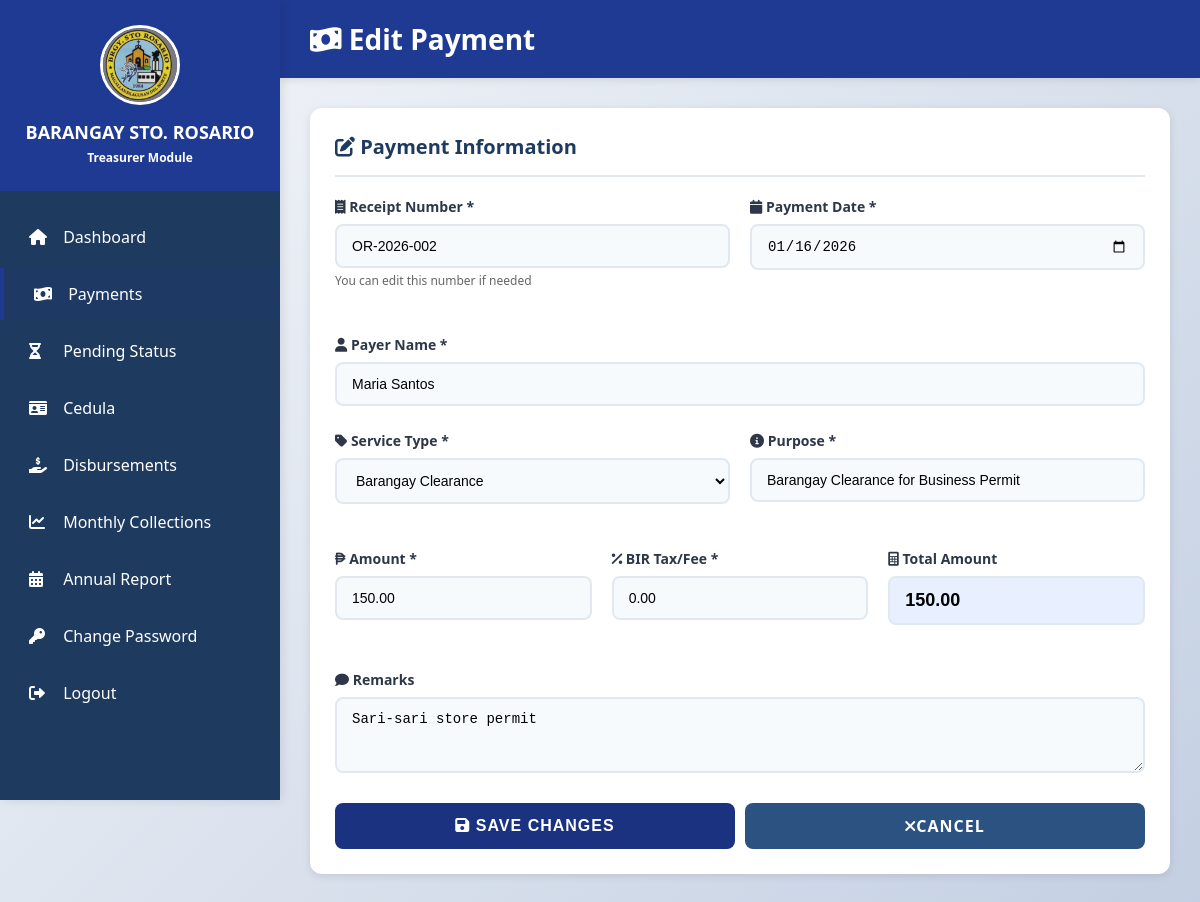
The page /treasurer/payments/edit.php?id=2 (signed in) on the database its author committed.
### tables this page shows
CREATE TABLE IF NOT EXISTS payments (
    id INT AUTO_INCREMENT PRIMARY KEY,
    receipt_no VARCHAR(50) NOT NULL,
    payment_date DATE NOT NULL,
    payer_name VARCHAR(150) NOT NULL,
    service_type VARCHAR(100) NOT NULL,
    purpose VARCHAR(255) NOT NULL,
    operating_services VARCHAR(100),  
    amount DECIMAL(10, 2) NOT NULL,
    bir_tax DECIMAL(10, 2) DEFAULT 0,
    remarks TEXT,
    received_by INT,
    resident_id INT DEFAULT NULL,
    created_at TIMESTAMP DEFAULT CURRENT_TIMESTAMP,
    FOREIGN KEY (received_by) REFERENCES users(id) ON DELETE SET NULL
);

### treasurer/payments/edit.php (the view, shortened to what this page needs)
<?php
include "../../config/database.php";
$paymentId = intval($_GET['id'] ?? 0);
$stmt = $conn->prepare("SELECT * FROM payments WHERE id = ?");
$stmt->bind_param("i", $paymentId);
$stmt->execute();
$result = $stmt->get_result();
$payment = $result->fetch_assoc();
$paymentDate = !empty($payment['payment_date'])
    ? date('Y-m-d', strtotime($payment['payment_date']))
    : date('Y-m-d');
$amountValue = number_format((float) $payment['amount'], 2, '.', '');
$birValue = number_format((float) $payment['bir_tax'], 2, '.', '');
$totalValue = number_format(((float) $payment['amount']) + ((float) $payment['bir_tax']), 2, '.', '');
?>
<!DOCTYPE html>
<html lang="en">
<head>
    <link rel="stylesheet" href="../../assets/css/style.css">
    <link rel="stylesheet" href="https://cdnjs.cloudflare.com/ajax/libs/font-awesome/6.0.0/css/all.min.css">
</head>
<body>
    <div class="dashboard-container">
        <aside class="sidebar">
            <div class="sidebar-header">
                <img src="../../assets/images/logo.jpg" alt="Barangay Logo"
                    style="width: 80px; height: 80px; border-radius: 50%; margin-bottom: 10px; border: 3px solid #ffffff;">
                <h2>BARANGAY STO. ROSARIO</h2>
                <p>Treasurer Module</p>
            </div>
            <ul class="sidebar-menu">
                <li><a href="../dashboard.php"><i class="fas fa-home"></i> Dashboard</a></li>
                <li><a href="list.php" class="active"><i class="fas fa-money-bill-wave"></i> Payments</a></li>
                <li><a href="../pending_payments/list.php"><i class="fas fa-hourglass-half"></i> Pending Status</a></li>
                <li><a href="../cedula/list.php"><i class="fas fa-id-card"></i> Cedula</a></li>
                <li><a href="../disbursement/list.php"><i class="fas fa-hand-holding-usd"></i> Disbursements</a></li>
                <li><a href="../collections/monthly.php"><i class="fas fa-chart-line"></i> Monthly Collections</a></li>
                <li><a href="../collections/annual.php"><i class="fas fa-calendar-alt"></i> Annual Report</a></li>
                <li><a href="../change_password.php"><i class="fas fa-key"></i> Change Password</a></li>
                <li><a href="../../logout.php"><i class="fas fa-sign-out-alt"></i> Logout</a></li>
            </ul>
        </aside>
        <main class="main-content">
            <div class="content-header">
                <h1><i class="fas fa-money-bill-wave"></i> Edit Payment</h1>
            </div>
            <div class="content-body">
                <div class="card">
                    <div class="card-header">
                        <h3><i class="fas fa-pen-to-square"></i> Payment Information</h3>
                    </div>
                    <form method="POST" action="save.php">
                        <div class="form-row">
                            <div class="form-group">
                                <label for="receipt_no"><i class="fas fa-receipt"></i> Receipt Number *</label>
                                <input type="text" id="receipt_no" name="receipt_no"
                                    value="<?= htmlspecialchars($payment['receipt_no']) ?>"
                                    required>
                                <small style="color: #666; font-size: 12px;">You can edit this number if needed</small>
                            </div>
                            <div class="form-group">
                                <label for="payment_date"><i class="fas fa-calendar"></i> Payment Date *</label>
                                <input type="date" id="payment_date" name="payment_date"
                                    value="<?= htmlspecialchars($paymentDate) ?>"
                                    required>
                            </div>
                        </div>
                        <div class="form-group">
                            <label for="payer_name"><i class="fas fa-user"></i> Payer Name *</label>
                            <input type="text" id="payer_name" name="payer_name"
                                value="<?= htmlspecialchars($payment['payer_name']) ?>"
                                required autocomplete="off">
                        </div>
                        <div class="form-row">
                            <div class="form-group">
                                <label for="service_type"><i class="fas fa-tag"></i> Service Type *</label>
                                <select id="service_type" name="service_type" required>
                                    <option value="Barangay Clearance" <?= $payment['service_type'] === 'Barangay Clearance' ? 'selected' : '' ?>>Barangay
                                        Clearance</option>
                                </select>
                            </div>
                            <div class="form-group">
                                <label for="purpose"><i class="fas fa-info-circle"></i> Purpose *</label>
                                <input type="text" id="purpose" name="purpose"
                                    value="<?= htmlspecialchars($payment['purpose']) ?>"
                                    required>
                            </div>
                        </div>
                        <div class="form-row">
                            <div class="form-group">
                                <label for="amount"><i class="fas fa-peso-sign"></i> Amount *</label>
                                <input type="number" id="amount" name="amount" step="0.01" min="0"
                                    value="<?= htmlspecialchars($amountValue) ?>"
                                    required>
                            </div>
                            <div class="form-group">
                                <label for="bir_tax"><i class="fas fa-percent"></i> BIR Tax/Fee *</label>
                                <input type="number" id="bir_tax" name="bir_tax" step="0.01" min="0"
                                    value="<?= htmlspecialchars($birValue) ?>"
                                    required>
                            </div>
                            <div class="form-group">
                                <label for="total"><i class="fas fa-calculator"></i> Total Amount</label>
                                <input type="number" id="total" name="total" step="0.01"
                                    value="<?= htmlspecialchars($totalValue) ?>"
                                    readonly style="font-weight: bold; font-size: 18px; background: #e8f0ff;">
                            </div>
                        </div>
                        <div class="form-group">
                            <label for="remarks"><i class="fas fa-comment"></i> Remarks</label>
                            <textarea id="remarks" name="remarks" rows="3"
                                placeholder="Enter any additional notes or remarks..."><?= htmlspecialchars($payment['remarks'] ?? '') ?></textarea>
                        </div>
                        <div style="display: flex; gap: 10px; margin-top: 25px;">
                            <button type="submit" class="btn btn-primary" style="flex: 1;">
                                <i class="fas fa-save"></i> Save Changes
                            </button>
                            <a href="list.php" class="btn btn-secondary"
                                style="flex: 1; text-align: center; text-decoration: none; display: flex; align-items: center; justify-content: center;">
                                <i class="fas fa-times"></i> Cancel
                            </a>
                        </div>
                    </form>
                </div>
            </div>
        </main>
    </div>
</body>
</html>

### assets/css/style.css (style rules this page uses)
:root { --primary-yellow: #1f3a93; --dark-yellow: #1a3280; --primary-blue: #1e3a5f; --light-blue: #2c5282; --text-dark: #2d3748; --text-light: #4a5568; --white: #ffffff; --gray-light: #f7fafc; --gray-border: #e2e8f0; --success: #48bb78; --danger: #f56565; --warning: #ed8936; }
* { margin: 0; padding: 0; box-sizing: border-box; }
body { font-family: "Segoe UI", Tahoma, Geneva, Verdana, sans-serif; background: linear-gradient(135deg, #f5f7fa 0%, #c3cfe2 100%); min-height: 100vh; color: var(--text-dark); }
.form-group { margin-bottom: 25px; }
.form-group label { display: block; margin-bottom: 8px; color: var(--text-dark); font-weight: 600; font-size: 14px; }
.form-group input, .form-group select, .form-group textarea { width: 100%; padding: 12px 15px; border: 2px solid var(--gray-border); border-radius: 8px; font-size: 14px; transition: all 0.3s ease; background: var(--gray-light); }
.btn { padding: 12px 30px; border: none; border-radius: 8px; font-size: 16px; font-weight: 600; cursor: pointer; transition: all 0.3s ease; text-transform: uppercase; letter-spacing: 1px; }
.btn-primary { background: var(--dark-yellow); color: var(--white); width: 100%; }
.btn-secondary { background: var(--light-blue); color: var(--white); }
.dashboard-container { min-height: 100vh; display: flex; }
.sidebar { width: 280px; background: var(--primary-blue); padding: 0; box-shadow: 2px 0 10px rgba(0, 0, 0, 0.1); position: fixed; height: 100vh; overflow-y: auto; }
.sidebar-header { background: var(--primary-yellow); padding: 25px 20px; text-align: center; }
.sidebar-header h2 { color: var(--white); font-size: 18px; font-weight: 700; margin-bottom: 5px; }
.sidebar-header p { color: var(--white); font-size: 12px; font-weight: 600; }
.sidebar-menu { list-style: none; padding: 20px 0; }
.sidebar-menu li { margin-bottom: 5px; }
.sidebar-menu a { display: block; padding: 15px 25px; color: var(--white); text-decoration: none; transition: all 0.3s ease; border-left: 4px solid transparent; }
.sidebar-menu a:hover, .sidebar-menu a.active { background: rgba(31, 58, 147, 0.1); border-left-color: var(--primary-yellow); padding-left: 30px; }
.sidebar-menu a i { margin-right: 10px; width: 20px; }
.main-content { margin-left: 280px; flex: 1; padding: 0; }
.content-header { background: var(--primary-yellow); padding: 20px 30px; box-shadow: 0 2px 8px rgba(0, 0, 0, 0.1); }
.content-header h1 { color: var(--white); font-size: 28px; font-weight: 700; }
.content-body { padding: 30px; }
.card { background: var(--white); border-radius: 12px; padding: 25px; box-shadow: 0 2px 8px rgba(0, 0, 0, 0.1); margin-bottom: 25px; }
.card-header { border-bottom: 2px solid var(--gray-border); padding-bottom: 15px; margin-bottom: 20px; }
.card-header h3 { color: var(--primary-blue); font-size: 20px; font-weight: 600; }
.form-row { display: grid; grid-template-columns: repeat(auto-fit, minmax(250px, 1fr)); gap: 20px; margin-bottom: 20px; }

### rows shown on the page
payments: receipt_no "OR-2026-002", payment_date "01/16/2026", payer_name "Maria Santos", service_type "Barangay Clearance", purpose "Barangay Clearance for Business Permit", amount "150.00", bir_tax "0.00", total "150.00", remarks "Sari-sari store permit"
